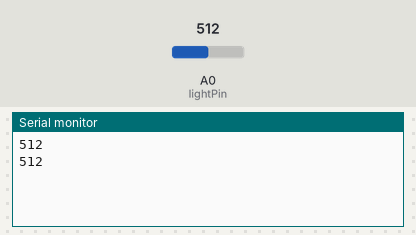
The sketch below on a simulated Arduino Uno, built with avr-gcc and run on an emulated ATmega328P. On the bench: the last lines printed to the serial monitor. Inputs (shaded band) come from the test bench; at power-on: A0 (lightPin) = 512.

Above: at 1.8 s.
1.9 s: A0 (lightPin) set to 716
At 2.8 s:
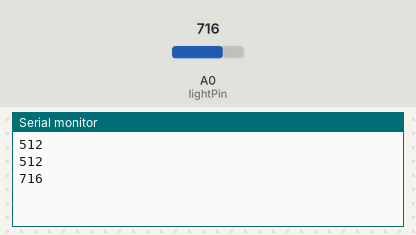
3.4 s: A0 (lightPin) set to 900
At 4.5 s:
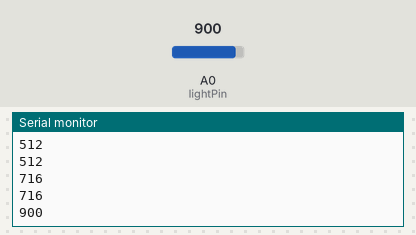
Timing chart, 0 to 6.4 s (numbered marks = the images above; inputs shaded):
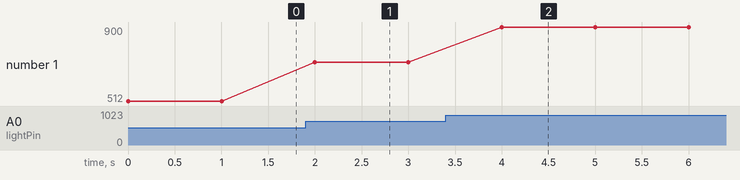

The sketch:

LightSensor.ino
```cpp
//This is code used to read ambient light from a photoresistor
int lightPin = 0;
void setup()
{
  Serial.begin(9600);
}

void loop()
{
 int lightLevel = analogRead(lightPin);
 /*
 //The following is code to map the values to be used to control an led via pwm

 lightLevel = map(lightLevel, 0, 900, 0, 255);
 lightLevel = constrain(lightLevel, 0, 255);
 analogWrite(ledPin, lightLevel); //Setup the ledPin before running this
 */
 Serial.println(lightLevel);
 delay(1000);
}
```

Measured:
- after the input at 1.9 s, the serial monitor: prints a new line after 0.10 s (image 1)
- after the input at 3.4 s, the serial monitor: prints a new line after 0.60 s (image 2)
- plotted number 1: 512 → 716 after the input at 1.9 s, 716 → 900 after the input at 3.4 s
